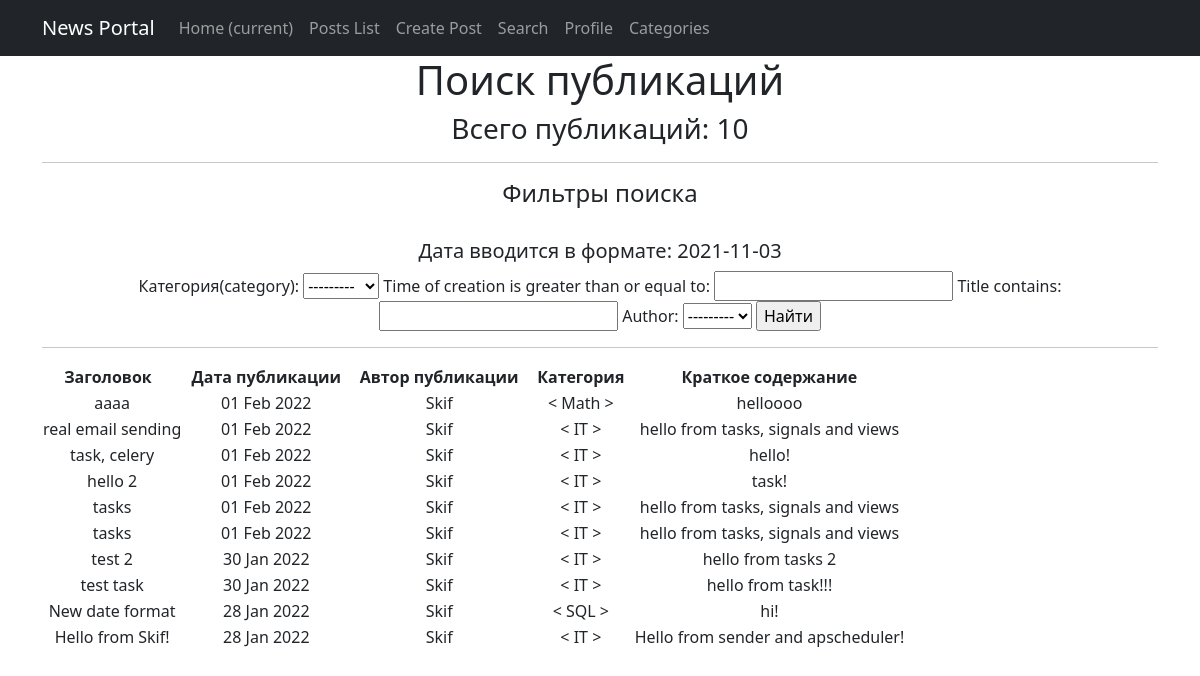
Page /posts/search/ on the earlier database version.
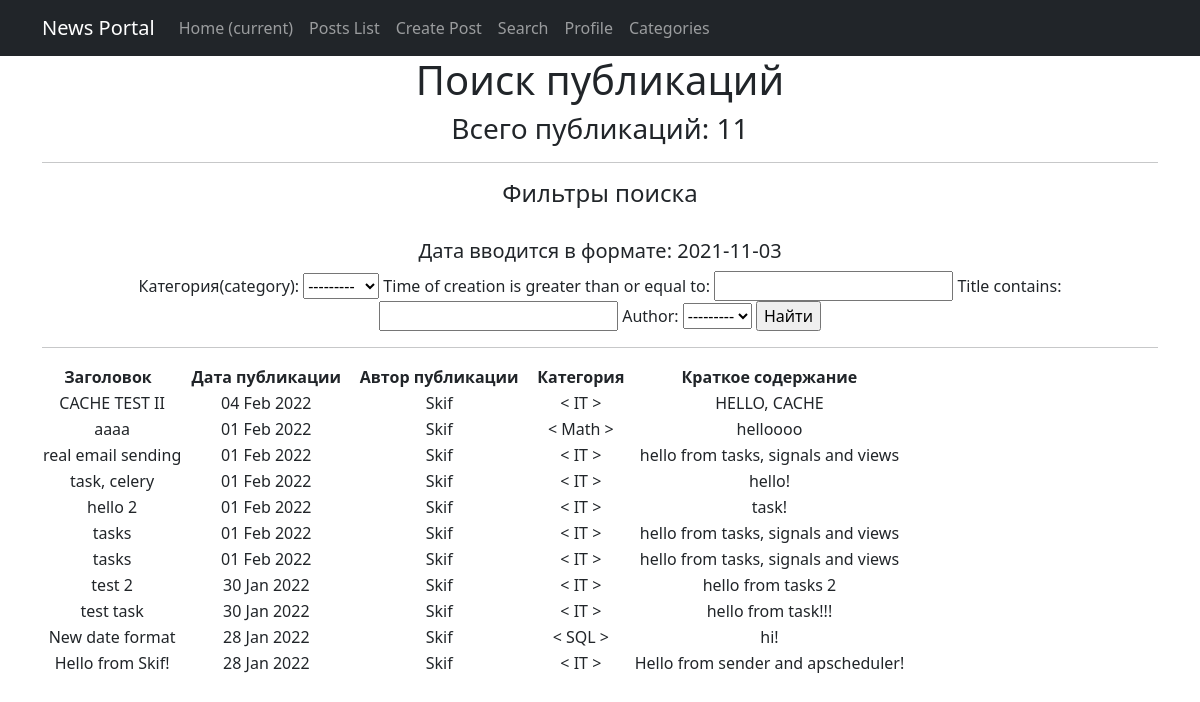
Same page on the later database version.
### news/models.py (models this page shows, shortened)
class Post(models.Model):
    article = 'AR'
    news = 'NW'
    kind = [
        (article, 'Статья'),
        (news, 'Новость')
    ]
    author = models.ForeignKey(Author, on_delete=models.CASCADE)
    view = models.CharField(max_length=2, choices=kind, default=article)
    time_of_creation = models.DateTimeField(auto_now_add=True)
    post_category = models.ForeignKey(Category, on_delete=models.CASCADE, verbose_name='Категория(category)')
    title = models.CharField(max_length=128)
    text = models.TextField()
    post_rating = models.IntegerField(default=0)
    class Meta:
        verbose_name = 'Публикация'
        verbose_name_plural = 'Публикации'

class Author(models.Model):
    author_user = models.OneToOneField(User, on_delete=models.CASCADE)
    author_rating = models.IntegerField(default=0)
    class Meta:
        verbose_name = 'Автор'
        verbose_name_plural = 'Авторы'
    def __str__(self):
        return f'{self.author_user}'

class Category(models.Model):
    name = models.CharField(max_length=64, unique=True)
    subscribers = models.ManyToManyField(User, through='CategorySubscribers')
    class Meta:
        verbose_name = 'Категория'
        verbose_name_plural = 'Категории'
    def __str__(self):
        return f'{self.name}'

### news/views.py (the view)
# urls.py: path('search/', PostsSearch.as_view(), name='search'),
class PostsSearch(ListView):
    model = Post
    template_name = 'news/search.html'
    context_object_name = 'posts_search'
    ordering = ['-time_of_creation']
    def get_context_data(self, **kwargs):
        context = super().get_context_data(**kwargs)
        context['filter'] = PostFilter(self.request.GET, queryset=self.get_queryset()) # вписываем наш фильтр в контекст
        return context

### news/templatetags/custom_filters.py (called while the page is built)
@register.filter(name='censor')
def censor(value):
    censor_list = ['мат']
    text = value.split()
    for word in text:
        if word.lower() in censor_list:
            value = value.replace(word, '[CENSORED]')
    return value

### templates/news/search.html (shortened to what this page needs)
{% extends 'default.html' %}
{% load custom_filters %}
{% block content %}
    <h1>Поиск публикаций</h1>
    <h3><p align="center">Всего публикаций: {{ posts_search|length }}</p></h3>
    <hr>
    <h4>Фильтры поиска</h4>
    <br>
    <h5>Дата вводится в формате: 2021-11-03</h5>
    <form method="GET">
        {{ filter.form }}
        <input type="submit" value="Найти">
    </form>
    <hr>
    {% if posts_search %}
       <table>
           <thead>
              <th>
                  <b>Заголовок &nbsp </b>
              </th>
              <th>
                  <b> &nbsp Дата публикации &nbsp </b>
              </th>
              <th>
                  <b> &nbsp Автор публикации &nbsp </b>
              </th>
              <th>
                  <b> &nbsp Категория &nbsp </b>
              </th>
              <th>
                  <b> &nbsp Краткое содержание &nbsp</b>
              </th>
           </thead>
      {% for post in filter.qs %}
          <tr>
              <td>
                  {{ post.title|censor }}
              </td>
              <td>
                  {{ post.time_of_creation|date:'d M Y'}}
              </td>
              <td>
                  {{ post.author }}
              </td>
              <td>
                  < {{ post.post_category }} >
              </td>
              <td>
                  {{ post.text|truncatechars:50|censor }}
              </td>
          </tr>
      {% endfor %}
      </table>
    <br>
    {% else %}
      <h2>Публикаций нет!</h2>
    {% endif %}
{% endblock content %}

Differences in the rows shown:
added Post: title|censor "CACHE TEST II", time_of_creation "04 Feb 2022", author "Skif", post_category "IT", text|censor "HELLO, CACHE"
Other differences:
{{ posts_search|length }}: "10" → "11"
